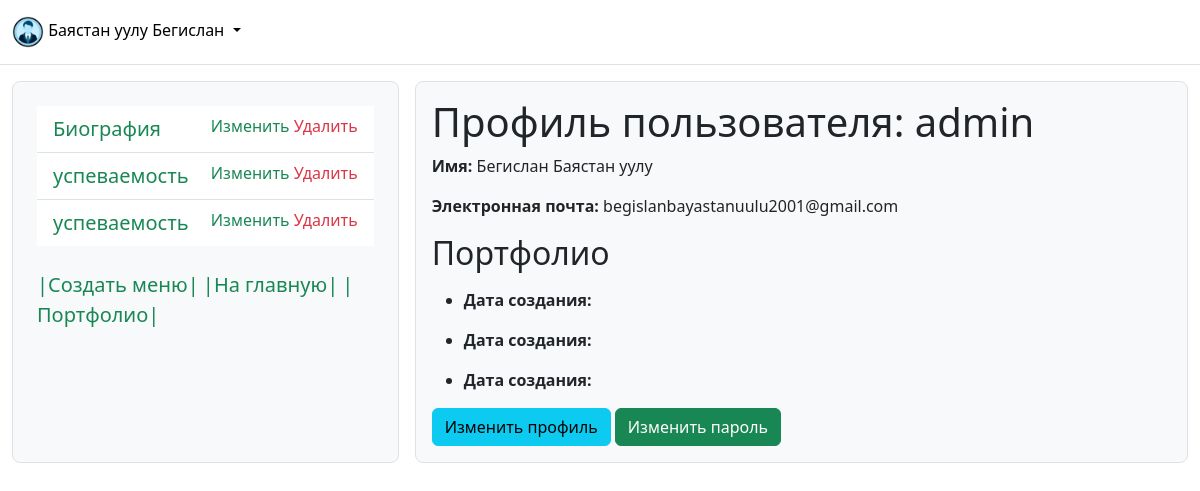
/adm/profile/ (signed in), run on an earlier commit of the app's database.
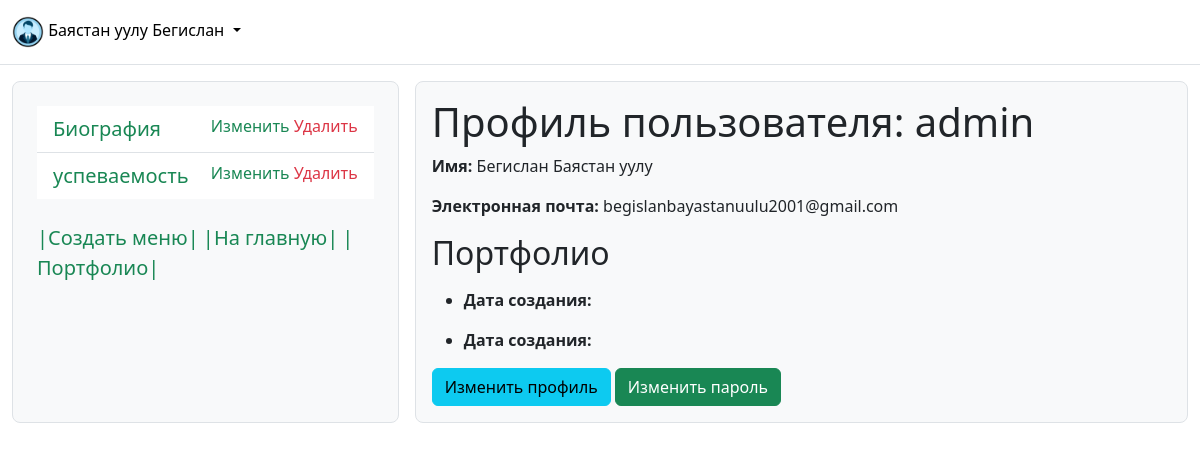
And on a later commit of the database.
### core/models.py (models this page shows, shortened)
class Portfolio(models.Model):
    user = models.ForeignKey(CustomUser, on_delete=models.CASCADE, verbose_name='Пользователь')
    background = models.ImageField(upload_to='backgrounds/', verbose_name='Фон страницы', blank=True,
                                   null=True)
    menu = models.CharField(max_length=100, verbose_name='меню')
    content = RichTextField()
    active = models.BooleanField(default=False, verbose_name='актив')
    create_date = models.DateField(auto_now_add=True)
    update_date = models.DateField(auto_now=True, blank=True)

### adminka/views.py (the view)
# urls.py: path('profile/', profile, name='profile'),
@login_required
def profile(request):
    user = request.user
    context = {
        'user': user,
        'portfolio': Portfolio.objects.filter(user=user),
    }
    return render(request, 'adm/profile.html', context)

### adminka/templates/adm/profile.html (shortened to what this page needs)
{% extends 'adm/base_admin.html' %}
{% block content %}
<div class="profile p-3">
    <h1>Профиль пользователя: {{ user.username }}</h1>
    <div class="user-info">
        <p><strong>Имя:</strong> {{ user.first_name }} {{ user.last_name }}</p>
        <p><strong>Электронная почта:</strong> {{ user.email }}</p>
    </div>
    <h2>Портфолио</h2>
    {% if portfolio %}
        <ul>
            {% for item in portfolio %}
                <li>
                    <p><strong>Дата создания:</strong> {{ item.created_at }}</p>
                </li>
            {% endfor %}
        </ul>
    {% else %}
        <p>Портфолио пусто.</p>
    {% endif %}
    <a class="btn btn-info" href="{% url 'update_profile' %}">Изменить профиль</a>
    <a class="btn btn-success" href="{% url 'change_password' %}">Изменить пароль</a>
</div>
{% endblock %}

### adminka/templates/adm/base_admin.html (shortened to what this page needs)
<!DOCTYPE html>
{% load static %}
<html lang="ru">
<head>
    <link href="https://cdn.jsdelivr.net/npm/bootstrap@5.3.3/dist/css/bootstrap.min.css" rel="stylesheet"
>
</head>
<body>
<header class="py-3 mb-3 border-bottom">
    <div class="container-fluid d-grid gap-3 align-items-center" style="grid-template-columns: 1fr 2fr;">
        <div class="dropdown">
            <div class="flex-shrink-0 dropdown">
                <a href="#" class="d-block link-body-emphasis text-decoration-none dropdown-toggle"
                   data-bs-toggle="dropdown" aria-expanded="false">
                    {% if user.photo %}
                        <img src="{{ user.photo.url }}" width="32" height="32" class="rounded-circle">
                    {% else %}
                        <img src="https://t3.ftcdn.net/jpg/05/53/79/60/360_F_553796090_XHrE6R9jwmBJUMo9HKl41hyHJ5gqt9oz.jpg"
                             width="32" height="32" class="rounded-circle">
                    {% endif %}
                    {{ user.last_name }} {{ user.first_name }}
                </a>
            </div>
        </div>
    </div>
</header>
<div class="container-fluid pb-3">
    <div class="d-grid gap-3" style="grid-template-columns: 1fr 2fr;">
        <div class="bg-body-tertiary border rounded-3 p-4">
            <ul class="list-group list-group-flush">
                {% for data in portfolio %}
                    <li class="list-group-item">
                        <a class="lead text-decoration-none text-success mb-4"
                           href="{% url 'admin_portfolio_detail' data.id %}">
                            {{ data.menu }}
                        </a>
                        <span style="float: right">
                            <a href="{% url 'portfolio_update' data.id %}" class="text-success  text-decoration-none">Изменить</a>
                            <a href="{% url 'portfolio_delete' data.id %}" class="text-danger  text-decoration-none">Удалить</a>
                        </span>
                    </li>
                {% endfor %}
            </ul>
            <br>
            <a href="{% url 'create_portfolio' %}" class="lead text-decoration-none text-success mb-4">|Создать
                меню|</a>
            <a href="{% url 'core' %}" class="lead text-decoration-none text-success mb-4">|На главную|</a>
            <a href="{% url 'user' user.username %}" class="lead text-decoration-none text-success mb-4">|Портфолио|</a>
        </div>
        <div class="bg-body-tertiary border rounded-3">
            {% block content %}
            {% endblock %}
        </div>
    </div>
</div>
</body>
</html>

What changed in the data, as far as the page shows it:
removed Portfolio: menu "успеваемость"
